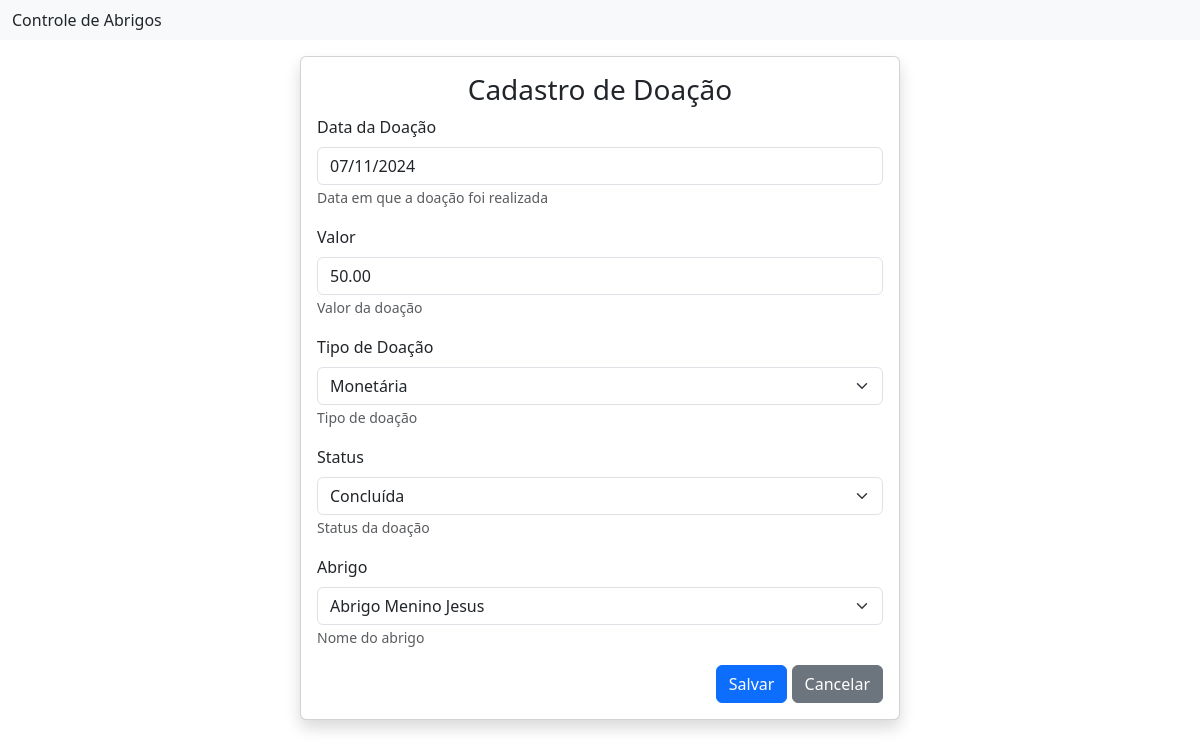
The app's page /2/doacoes/editar/ with its own data.
### doacoes/models.py (models this page shows, shortened)
class Doacao(models.Model):
    TIPO_DOACAO_CHOICES = [
        ('MONETARIA', 'Monetária'),
        ('MATERIAL', 'Material'),
        ('SERVICO', 'Serviço'),
    ]
    STATUS_DOACAO_CHOICES = [
        ('PENDENTE', 'Pendente'),
        ('CONCLUIDA', 'Concluída'),
        ('PROCESSANDO', 'Processando'),
    ]
    data_doacao = models.CharField('Data da Doação',max_length=20, help_text='Data em que a doação foi realizada')
    valor = models.DecimalField('Valor', max_digits=10, decimal_places=2, help_text='Valor da doação')
    tipo_doacao = models.CharField('Tipo de Doação', max_length=20, choices=TIPO_DOACAO_CHOICES, help_text='Tipo de doação')
    status = models.CharField('Status', max_length=20, choices=STATUS_DOACAO_CHOICES, help_text='Status da doação')
    abrigo = models.ForeignKey('abrigo.Abrigo', verbose_name='Abrigo', help_text='Nome do abrigo',
                               on_delete=models.CASCADE)
    class Meta:
        verbose_name = 'Doação'
        verbose_name_plural = 'Doações'

### doacoes/views.py (the view)
# urls.py: path('<int:pk>/doacoes/editar/', DoacaoUpdateView.as_view(), name='doacoes_editar'),
class DoacaoUpdateView(SuccessMessageMixin, UpdateView):
    model = Doacao
    form_class = DoacaoModelForm
    template_name = 'doacao_form.html'
    success_url = reverse_lazy('doacoes')
    success_message = 'Doação atualizada com sucesso'

### doacoes/forms.py
class DoacaoModelForm(forms.ModelForm):
    class Meta:
        model = Doacao
        fields = '__all__'
        error_messages = {
            'data_doacao': {
                'required': 'A data da doação é um campo obrigatório'
            },
            'valor': {
                'required': 'O valor da doação é um campo obrigatório',
                'invalid': 'Por favor, insira um valor válido'
            },
            'tipo_doacao': {
                'required': 'O tipo de doação é um campo obrigatório'
            },
            'status': {
                'required': 'O status da doação é um campo obrigatório'
            },
        }

### abrigo/models.py (called while the page is built)
    def __str__(self):
        return self.nome

### doacoes/templates/doacao_form.html (shortened to what this page needs)
{% extends 'inicial.html' %}
{% load django_bootstrap5 %}
{% block content %}
    <div class="card shadow m-3 col-md-6 mx-auto">
        <div class="card-body">
            <h3 class="text-center">Cadastro de Doação</h3>
            <form method="POST" enctype="multipart/form-data">
                {% bootstrap_form form %}
                <div class="text-end">
                    {% bootstrap_button button_type="submit" content="Salvar" %}
                    <a href="{% url 'doacoes' %}" class="btn btn-secondary text-white" type="button">Cancelar</a>
                </div>
            </form>
        </div>
    </div>
{% endblock %}

### records on screen
Doacao: data_doacao "07/11/2024", valor "50.00", tipo_doacao "Monetária", status "Concluída", abrigo "Abrigo Menino Jesus"
